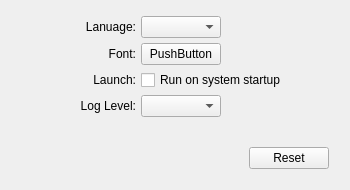
<?xml version="1.0" encoding="UTF-8"?>
<ui version="4.0">
 <class>TabGeneral</class>
 <widget class="QWidget" name="TabGeneral">
  <property name="geometry">
   <rect>
    <x>0</x>
    <y>0</y>
    <width>350</width>
    <height>190</height>
   </rect>
  </property>
  <property name="minimumSize">
   <size>
    <width>350</width>
    <height>190</height>
   </size>
  </property>
  <property name="windowTitle">
   <string>Form</string>
  </property>
  <layout class="QHBoxLayout" name="horizontalLayout_2">
   <item>
    <layout class="QGridLayout" name="gridLayout" rowstretch="1,1,1,1,3,0" columnstretch="3,4,1">
     <property name="leftMargin">
      <number>10</number>
     </property>
     <property name="topMargin">
      <number>5</number>
     </property>
     <property name="rightMargin">
      <number>10</number>
     </property>
     <property name="bottomMargin">
      <number>10</number>
     </property>
     <property name="spacing">
      <number>5</number>
     </property>
     <item row="2" column="1">
      <widget class="QCheckBox" name="checkBox">
       <property name="text">
        <string>Run on system startup</string>
       </property>
      </widget>
     </item>
     <item row="0" column="2">
      <spacer name="horizontalSpacer">
       <property name="orientation">
        <enum>Qt::Horizontal</enum>
       </property>
       <property name="sizeHint" stdset="0">
        <size>
         <width>40</width>
         <height>20</height>
        </size>
       </property>
      </spacer>
     </item>
     <item row="0" column="0">
      <widget class="QLabel" name="label">
       <property name="text">
        <string>Lanuage:</string>
       </property>
       <property name="alignment">
        <set>Qt::AlignRight|Qt::AlignTrailing|Qt::AlignVCenter</set>
       </property>
      </widget>
     </item>
     <item row="3" column="0">
      <widget class="QLabel" name="label_4">
       <property name="text">
        <string>Log Level:</string>
       </property>
       <property name="alignment">
        <set>Qt::AlignRight|Qt::AlignTrailing|Qt::AlignVCenter</set>
       </property>
      </widget>
     </item>
     <item row="3" column="1">
      <widget class="QComboBox" name="comboBox_2">
       <property name="maximumSize">
        <size>
         <width>80</width>
         <height>16777215</height>
        </size>
       </property>
      </widget>
     </item>
     <item row="1" column="1">
      <widget class="QPushButton" name="pushButton">
       <property name="maximumSize">
        <size>
         <width>80</width>
         <height>16777215</height>
        </size>
       </property>
       <property name="text">
        <string>PushButton</string>
       </property>
      </widget>
     </item>
     <item row="2" column="0">
      <widget class="QLabel" name="label_3">
       <property name="text">
        <string>Launch:</string>
       </property>
       <property name="alignment">
        <set>Qt::AlignRight|Qt::AlignTrailing|Qt::AlignVCenter</set>
       </property>
      </widget>
     </item>
     <item row="0" column="1">
      <widget class="QComboBox" name="comboBox">
       <property name="maximumSize">
        <size>
         <width>80</width>
         <height>16777215</height>
        </size>
       </property>
      </widget>
     </item>
     <item row="1" column="0">
      <widget class="QLabel" name="label_2">
       <property name="text">
        <string>Font:</string>
       </property>
       <property name="alignment">
        <set>Qt::AlignRight|Qt::AlignTrailing|Qt::AlignVCenter</set>
       </property>
      </widget>
     </item>
     <item row="4" column="1">
      <spacer name="verticalSpacer">
       <property name="orientation">
        <enum>Qt::Vertical</enum>
       </property>
       <property name="sizeHint" stdset="0">
        <size>
         <width>20</width>
         <height>40</height>
        </size>
       </property>
      </spacer>
     </item>
     <item row="5" column="0" colspan="3">
      <layout class="QHBoxLayout" name="horizontalLayout" stretch="7,0">
       <property name="spacing">
        <number>0</number>
       </property>
       <item>
        <spacer name="horizontalSpacer_2">
         <property name="orientation">
          <enum>Qt::Horizontal</enum>
         </property>
         <property name="sizeHint" stdset="0">
          <size>
           <width>40</width>
           <height>20</height>
          </size>
         </property>
        </spacer>
       </item>
       <item>
        <widget class="QPushButton" name="pushButton_2">
         <property name="maximumSize">
          <size>
           <width>80</width>
           <height>16777215</height>
          </size>
         </property>
         <property name="text">
          <string>Reset</string>
         </property>
        </widget>
       </item>
      </layout>
     </item>
    </layout>
   </item>
  </layout>
 </widget>
 <resources/>
 <connections/>
</ui>
